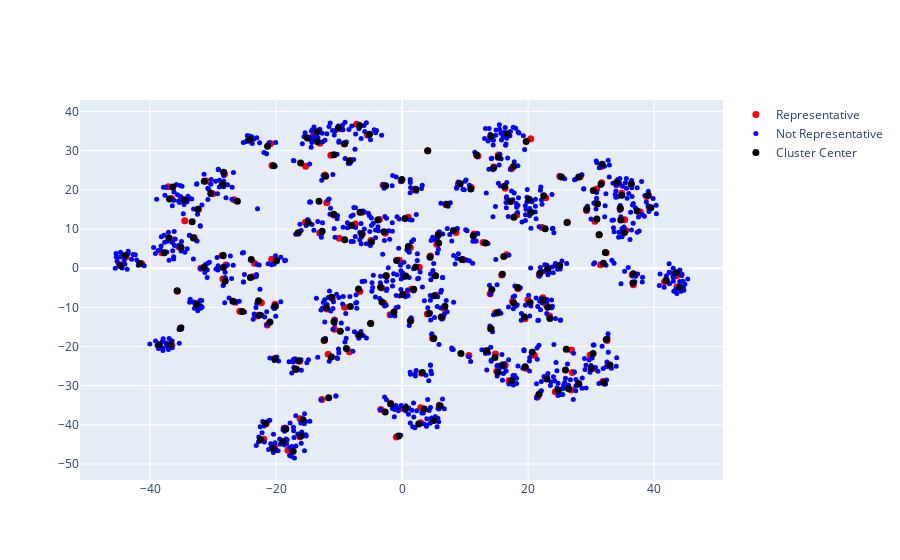

Here is the notebook cell this chart was saved with:
### Code cell
fig = go.Figure()
fig.add_trace(go.Scatter(
    x=vis_dims[df.is_representative, 0], 
    y=vis_dims[df.is_representative, 1], 
    mode='markers',
    text=df[df.is_representative]['text'],
    hoverinfo='text',
    marker=dict(color='red', size=7),
    name='Representative'
))
fig.add_trace(go.Scatter(
    x=vis_dims[~df.is_representative, 0], 
    y=vis_dims[~df.is_representative, 1], 
    mode='markers',
    text=df[~df.is_representative]['text'],
    hoverinfo='text',
    marker=dict(color='blue', size=5),
    name='Not Representative'
))
fig.add_trace(go.Scatter(
    x=cluster_centers[:, 0], 
    y=cluster_centers[:, 1], 
    mode='markers',
    marker=dict(size=7, color='black'),
    text=[f"Cluster {i}" for i in range(20)], 
    hoverinfo='text',
    name='Cluster Center'
))

### Figure 1 — Plotly figure (JSON) as saved in the notebook; plotly's stock layout.template omitted (floating-point values rounded to 4 significant figures; data arrays with more than 128 entries replaced by an {"elided": "..."} marker saying what was removed)
{"data": [{"hoverinfo": "text", "marker": {"color": "red", "size": 7}, "mode": "markers", "name": "Representative", "text": {"elided": "200 str values"}, "type": "scatter", "x": {"elided": "200 float values"}, "y": {"elided": "200 float values"}}, {"hoverinfo": "text", "marker": {"color": "blue", "size": 5}, "mode": "markers", "name": "Not Representative", "text": {"elided": "1000 str values"}, "type": "scatter", "x": {"elided": "1000 float values"}, "y": {"elided": "1000 float values"}}, {"hoverinfo": "text", "marker": {"color": "black", "size": 7}, "mode": "markers", "name": "Cluster Center", "text": ["Cluster 0", "Cluster 1", "Cluster 2", "Cluster 3", "Cluster 4", "Cluster 5", "Cluster 6", "Cluster 7", "Cluster 8", "Cluster 9", "Cluster 10", "Cluster 11", "Cluster 12", "Cluster 13", "Cluster 14", "Cluster 15", "Cluster 16", "Cluster 17", "Cluster 18", "Cluster 19"], "type": "scatter", "x": {"elided": "200 float values"}, "y": {"elided": "200 float values"}}], "layout": {}}
